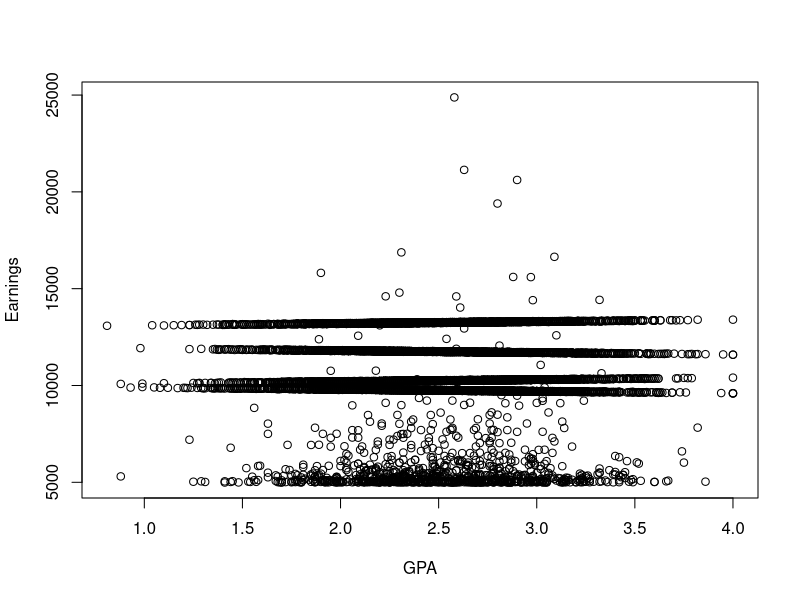
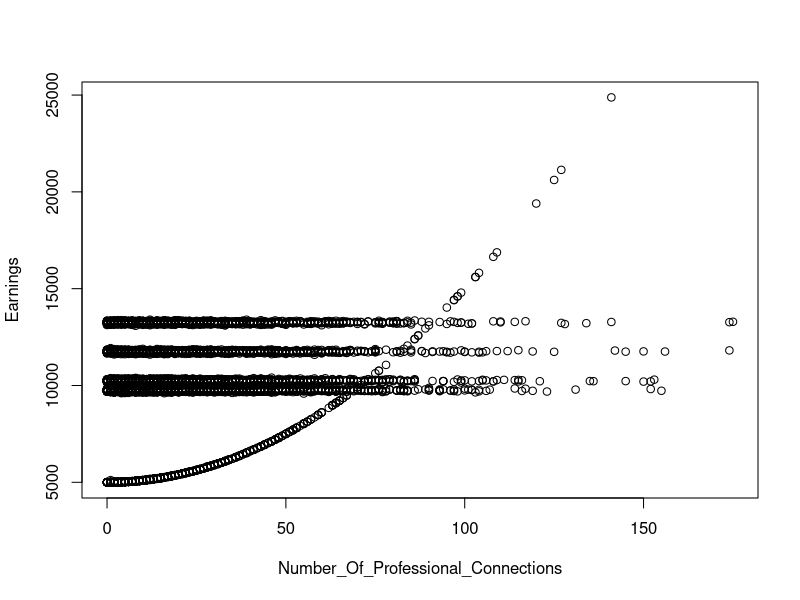
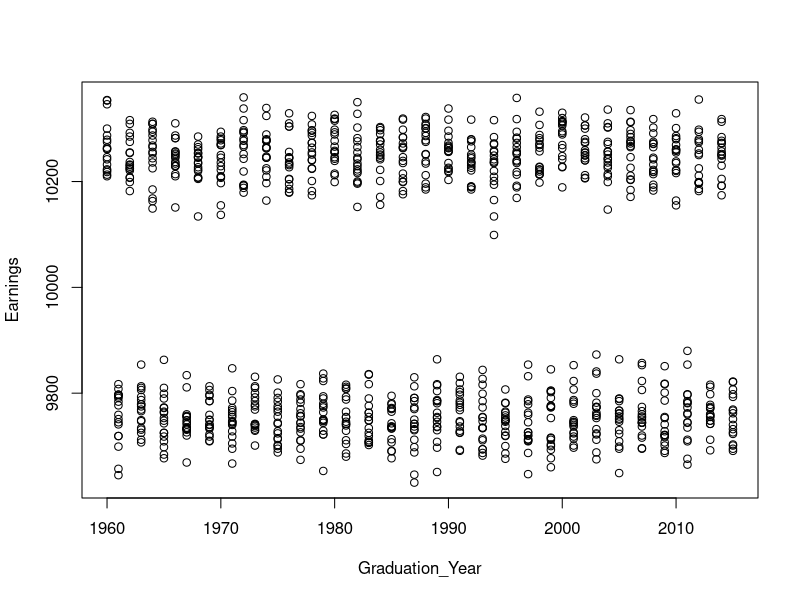

The R source for these figures, in order: (Note: this script raises an error after producing the figures.)
library(ModelMetrics)

# Exploring the data
training <- read.csv('Earnings_Train2022-1.csv')
plot(Earnings ~ GPA, data = training)
plot(Earnings ~ Number_Of_Professional_Connections, data = training)
plot(Earnings ~ Graduation_Year, data = training[training$Major == 'Buisness', ])

# Training the model
pred <- rep(0, nrow(training))

business.model.even <- lm(Earnings ~ GPA, data = training[training$Major == 
                          'Buisness' & training$Graduation_Year %% 2 == 0, ])
business.pred.even <- predict(business.model.even, newdata = 
                              training[training$Major == 'Buisness' 
                              & training$Graduation_Year %% 2 == 0, ])
pred[training$Major == 'Buisness' & training$Graduation_Year %% 2 == 0] <- 
          business.pred.even
business.model.odd <- lm(Earnings ~ GPA, data = training[training$Major == 
                         'Buisness' & training$Graduation_Year %% 2 != 0, ])
business.pred.odd <- predict(business.model.odd, newdata = 
                             training[training$Major == 'Buisness' 
                             & training$Graduation_Year %% 2 != 0, ])
pred[training$Major == 'Buisness' & training$Graduation_Year %% 2 != 0] <- 
          business.pred.odd

humanities.model <- lm(Earnings ~ GPA, data = training[training$Major == 'Humanities', ])
humanities.pred <- predict(humanities.model, newdata = 
                           training[training$Major == 'Humanities', ])
pred[training$Major == 'Humanities'] <- humanities.pred

training$Number_Of_Professional_Connections2 <- training$Number_Of_Professional_Connections^2
other.model <- lm(Earnings ~ Number_Of_Professional_Connections2, 
                  data = training[training$Major == 'Other', ])
other.pred <- predict(other.model, newdata = training[training$Major == 'Other', ])
pred[training$Major == 'Other'] <- other.pred

professional.model <- lm(Earnings ~ GPA, 
                         data = training[training$Major == 'Professional', ])
professional.pred <- predict(professional.model, newdata = 
                             training[training$Major == 'Professional', ])
pred[training$Major == 'Professional'] <- professional.pred

stem.model <- lm(Earnings ~ GPA, data = training[training$Major == 'STEM', ])
stem.pred <- predict(stem.model, newdata = training[training$Major == 'STEM', ])
pred[training$Major == 'STEM'] <- stem.pred

vocational.model <- lm(Earnings ~ GPA, data = training[training$Major == 'Vocational', ])
vocational.pred <- predict(vocational.model, newdata = 
                           training[training$Major == 'Vocational', ])
pred[training$Major == 'Vocational'] <- vocational.pred

mse(training$Earnings, pred)

# Applying the model to the testing data
testing <- read.csv('Earnings_Test_Students-1.csv')
testing$Number_Of_Professional_Connections2 <- testing$Number_Of_Professional_Connections^2
submission <- read.csv('earning_submission.csv')

submission[testing$Major == 'Buisness' & testing$Graduation_Year %% 2 == 0, ]$Earnings <- 
          predict(business.model.even, newdata = testing[testing$Major == 'Buisness' 
          & testing$Graduation_Year %% 2 == 0, ])
submission[testing$Major == 'Buisness' & testing$Graduation_Year %% 2 != 0, ]$Earnings <- 
          predict(business.model.odd, newdata = testing[testing$Major == 'Buisness' 
          & testing$Graduation_Year %% 2 != 0, ])
submission[testing$Major == 'Humanities', ]$Earnings <- predict(humanities.model, 
          newdata = testing[testing$Major == 'Humanities', ])
submission[testing$Major == 'Other', ]$Earnings <- predict(other.model, 
          newdata = testing[testing$Major == 'Other', ])
submission[testing$Major == 'Professional', ]$Earnings <- predict(professional.model, 
          newdata = testing[testing$Major == 'Professional', ])
submission[testing$Major == 'STEM', ]$Earnings <- predict(stem.model, 
           newdata = testing[testing$Major == 'STEM', ])
submission[testing$Major == 'Vocational', ]$Earnings <- predict(vocational.model, 
           newdata = testing[testing$Major == 'Vocational', ])

write.csv(submission, 'earning_submission.csv', row.names = FALSE)
